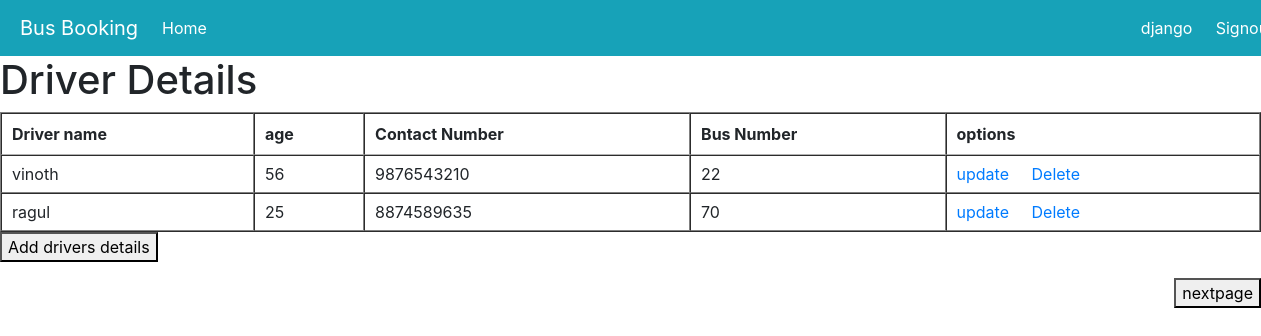
Page /home/ (signed in) on the committed database.
### account/models.py (models this page shows)
class User(AbstractUser):
    is_admin= models.BooleanField('Is admin', default=False)
    is_customer = models.BooleanField('Is customer', default=False)
    is_employee = models.BooleanField('Is employee', default=False)

class Driver(models.Model):
    drivername=models.CharField(max_length=20)
    age=models.IntegerField()
    contact_no=models.IntegerField()
    bus_no=models.IntegerField()

### account/views.py (the view)
# urls.py: path('home/', views.empDetails,name="home"),
def empDetails(request):
    emp_data=Driver.objects.all()
    emp_dict = {"emp_list":emp_data}
    return render(request, "index1.html", context =emp_dict)

### templates/index1.html (shortened to what this page needs)
<html>
{% extends 'base1.html' %}
{% block content %}
<head>
    <link rel="stylesheet" type="text/css" href="https://cdn.datatables.net/1.12.1/css/jquery.dataTables.css">
</head>
<body>
<h1 >
    Driver Details
</h1>
<table id="mytable" class="datatable" cellspacing="1" cellpadding="1" border="1" >
    <thead>
        <tr class="dt-control">
            <th class="sorting_1"> Driver name</th>
            <th> age</th>
            <th> Contact Number</th>
            <th> Bus Number</th>
            <th> options</th>
        </tr>
    </thead>
    <tbody>
        <tr>
            {% if emp_list %}
            {% for template in emp_list %}
            <td>{{template.drivername}}</td>
            <td>{{template.age}}</td>
            <td>{{template.contact_no}}</td>
            <td>{{template.bus_no}}</td>
            <td><a href="/update/{{template.id}}"> update </a> &nbsp; &nbsp;  <a href ="/delete/{{template.id}}"> Delete</a> </td>
        </tr>
    </tbody>
      {% endfor %}
      {% endif %}
</table>
<p >
    <a   href = "/create" >  <button  type="button" >  Add drivers details</button>  </a>
        </p>
    <p align="right">
    <a   href = "/consumerdisplay" >  <button  type="button" >  nextpage</button>  </a>
        </p>
</body>
{% endblock %}

### templates/base1.html (shortened to what this page needs)
<!doctype html>
<html lang="en">
<head>
    <link rel="stylesheet" href="https://stackpath.bootstrapcdn.com/bootstrap/4.1.3/css/bootstrap.min.css"
>
</head>
<body>
<nav class="navbar navbar-expand-lg navbar-light bg-info">
    <div class="container">
        <a class="navbar-brand" href="#" style="color: white;margin-left:-5%">Bus Booking</a>
        <div class="collapse navbar-collapse" id="navbarNavAltMarkup">
            <div class="navbar-nav" >
                <a class="nav-item nav-link active" href="{% url 'homepage' %}" style="color: white;">Home <span class="sr-only">(current)</span></a>
               <div class="navbar-nav"  >
                <a class="nav-item nav-link active"  style="color: white;margin-left:650%" >{{user}}  <span class="sr-only">(current) </span></a>
                <div class="navbar-nav" >
                <a class="nav-item nav-link active" href="{% url 'login_view' %}" style="color: white;margin-left:10%">Signout <span class="sr-only">(current)</span></a>
            </div>
        </div>
    </div>
    </div>
</nav>
{% block content %}
{% endblock %}
</body>
</html>

### rows in the picture
User: is_active+password+username "django"
Driver: drivername "vinoth", age "56", contact_no "9876543210", bus_no "22"
Driver: drivername "ragul", age "25", contact_no "8874589635", bus_no "70"
